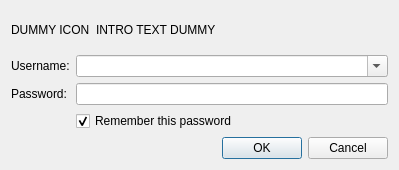
<ui version="4.0" >
 <class>PasswordDialog</class>
 <widget class="QDialog" name="PasswordDialog" >
  <property name="geometry" >
   <rect>
    <x>0</x>
    <y>0</y>
    <width>399</width>
    <height>170</height>
   </rect>
  </property>
  <property name="windowTitle" >
   <string>Authentication Required</string>
  </property>
  <layout class="QGridLayout" name="gridLayout" >
   <item row="0" column="0" colspan="2" >
    <layout class="QHBoxLayout" >
     <item>
      <widget class="QLabel" name="iconLabel" >
       <property name="text" >
        <string>DUMMY ICON</string>
       </property>
      </widget>
     </item>
     <item>
      <widget class="QLabel" name="introLabel" >
       <property name="sizePolicy" >
        <sizepolicy vsizetype="MinimumExpanding" hsizetype="MinimumExpanding" >
         <horstretch>0</horstretch>
         <verstretch>0</verstretch>
        </sizepolicy>
       </property>
       <property name="text" >
        <string>INTRO TEXT DUMMY</string>
       </property>
      </widget>
     </item>
    </layout>
   </item>
   <item row="1" column="0" >
    <widget class="QLabel" name="lblUserName" >
     <property name="text" >
      <string>Username:</string>
     </property>
    </widget>
   </item>
   <item row="1" column="1" >
    <widget class="QComboBox" name="userNameCombo" >
     <property name="editable" >
      <bool>true</bool>
     </property>
     <property name="duplicatesEnabled" >
      <bool>true</bool>
     </property>
    </widget>
   </item>
   <item row="2" column="0" >
    <widget class="QLabel" name="lblPassword" >
     <property name="text" >
      <string>Password:</string>
     </property>
    </widget>
   </item>
   <item row="2" column="1" >
    <widget class="QLineEdit" name="passwordLineEdit" >
     <property name="echoMode" >
      <enum>QLineEdit::Password</enum>
     </property>
    </widget>
   </item>
   <item row="5" column="0" colspan="2" >
    <widget class="QDialogButtonBox" name="buttonBox" >
     <property name="orientation" >
      <enum>Qt::Horizontal</enum>
     </property>
     <property name="standardButtons" >
      <set>QDialogButtonBox::Cancel|QDialogButtonBox::Ok</set>
     </property>
    </widget>
   </item>
   <item row="4" column="1" >
    <widget class="QCheckBox" name="rememberCheckBox" >
     <property name="text" >
      <string>Remember this password</string>
     </property>
     <property name="checkable" >
      <bool>true</bool>
     </property>
     <property name="checked" >
      <bool>true</bool>
     </property>
    </widget>
   </item>
  </layout>
 </widget>
 <tabstops>
  <tabstop>userNameCombo</tabstop>
  <tabstop>passwordLineEdit</tabstop>
  <tabstop>buttonBox</tabstop>
 </tabstops>
 <resources/>
 <connections>
  <connection>
   <sender>buttonBox</sender>
   <signal>accepted()</signal>
   <receiver>PasswordDialog</receiver>
   <slot>accept()</slot>
   <hints>
    <hint type="sourcelabel" >
     <x>257</x>
     <y>165</y>
    </hint>
    <hint type="destinationlabel" >
     <x>157</x>
     <y>174</y>
    </hint>
   </hints>
  </connection>
  <connection>
   <sender>buttonBox</sender>
   <signal>rejected()</signal>
   <receiver>PasswordDialog</receiver>
   <slot>reject()</slot>
   <hints>
    <hint type="sourcelabel" >
     <x>325</x>
     <y>165</y>
    </hint>
    <hint type="destinationlabel" >
     <x>286</x>
     <y>174</y>
    </hint>
   </hints>
  </connection>
 </connections>
</ui>
